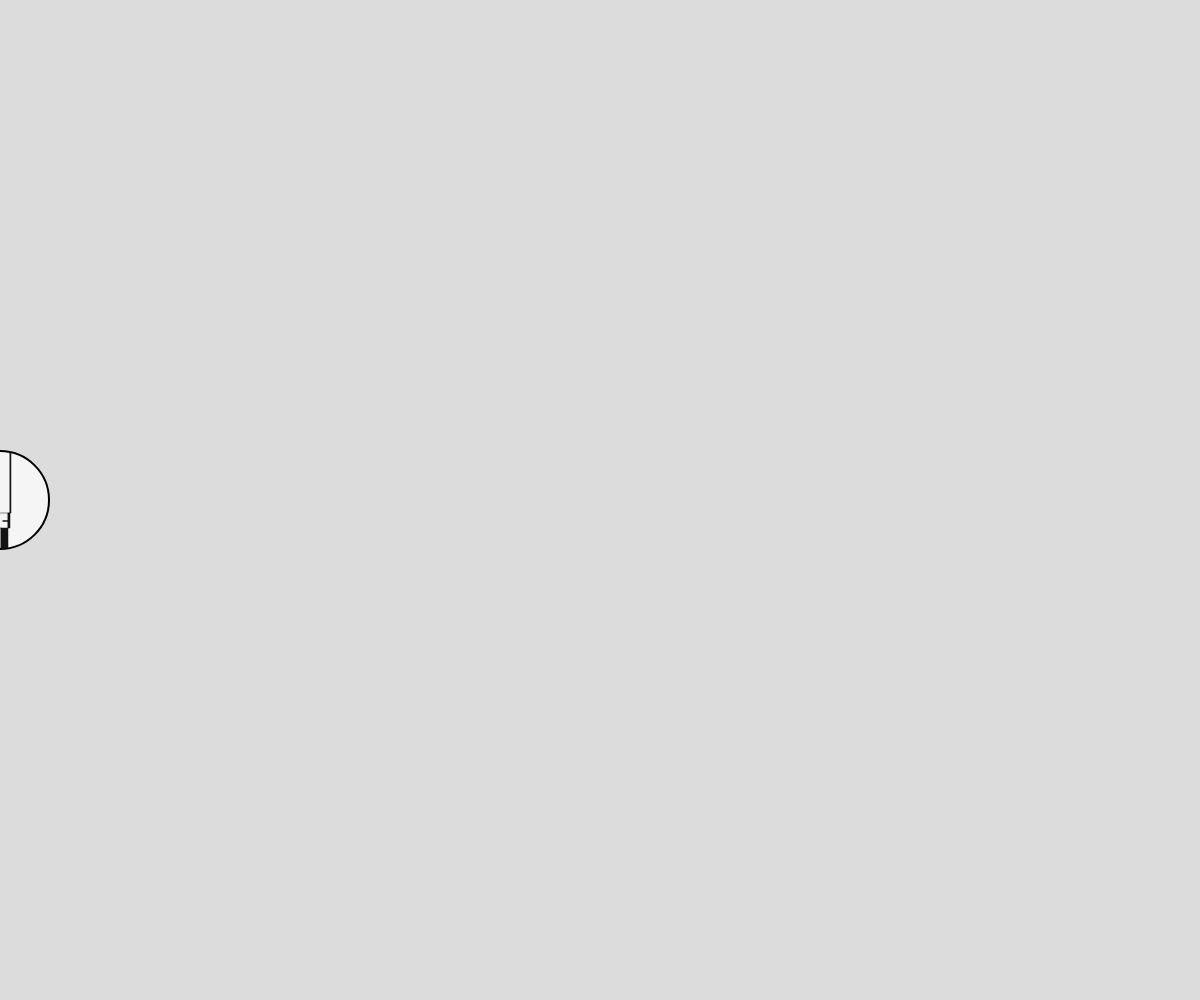
Frame 1 (no input)
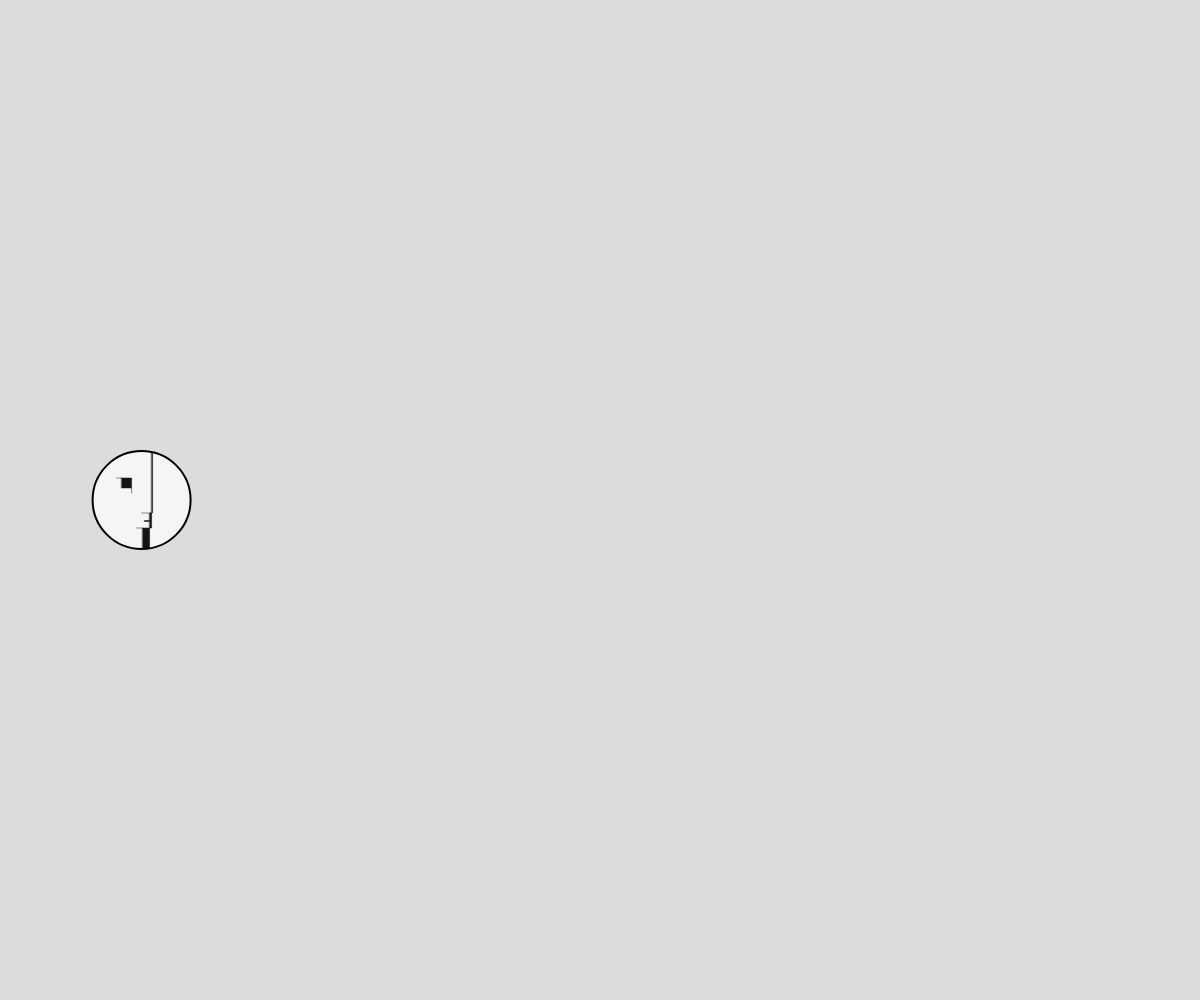
Frame 60 (no input)
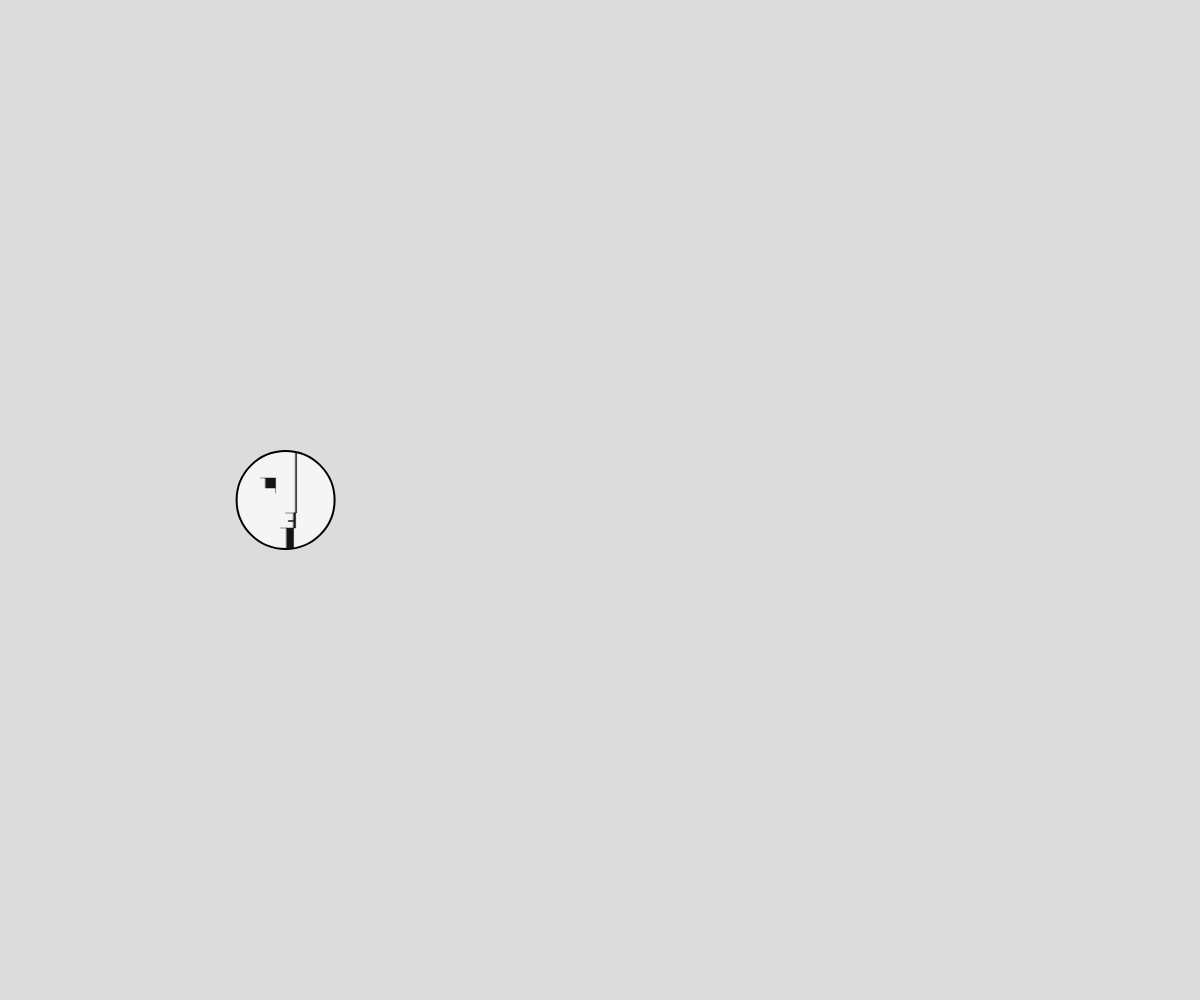
Frame 120 (the mouse pressed at the canvas centre since frame 60)

The p5.js sketch that drew these frames (run headless with seeded random() and noise() and a simulated clock; from frame 60 on, the mouse is pressed at the canvas centre):

// p5.js sketch
// ── sketch.js
let movingX = 0
let speedFactor = 0.002

function setup() {
  createCanvas(windowWidth, windowHeight);
}

function draw() {
  background(220);
  bauhausHead(movingX, height/2);
  movingX+=width*speedFactor
  if (movingX > width){
    movingX = 0
  }
}

function bauhausHead(xPos, yPos, rotation, ratio) {
  push();

  //Step 1: use xPos and yPos to make it move.
  translate(xPos, yPos);

  //Step 2: use rotation to make it spin.
  //Don't forget about angleMode()

  //Step 3: use ratio to make it grow

  // Circular outline
  fill(245);
  strokeWeight(2);
  ellipse(0, 0, 98);

  // Style for head
  strokeWeight(0.5);
  fill(20);
  stroke(20);

  // Eye
  rect(-20, -22, 10, 10);
  line(-20, -22, -25, -22);
  line(-10, -12, -10, -7);

  rect(10, -47, 1, 60);
  line(10, 13, 0, 13);

  rect(3, 20.5, 5, 1);
  rect(8, 13, 2, 15);

  // Chin
  rect(1, 28, 7, 20);
  line(1, 28, -5, 28);

  pop();
}
